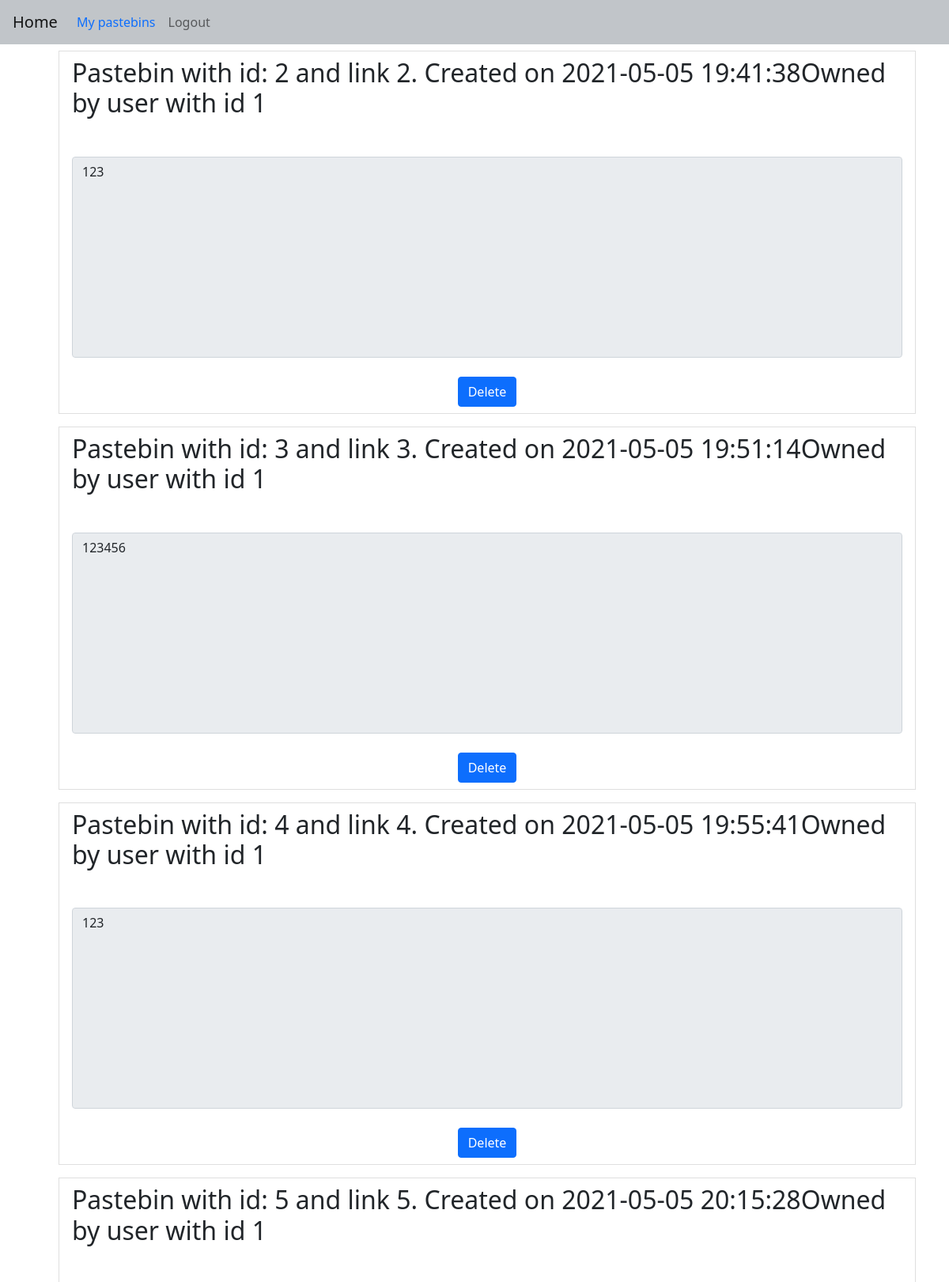
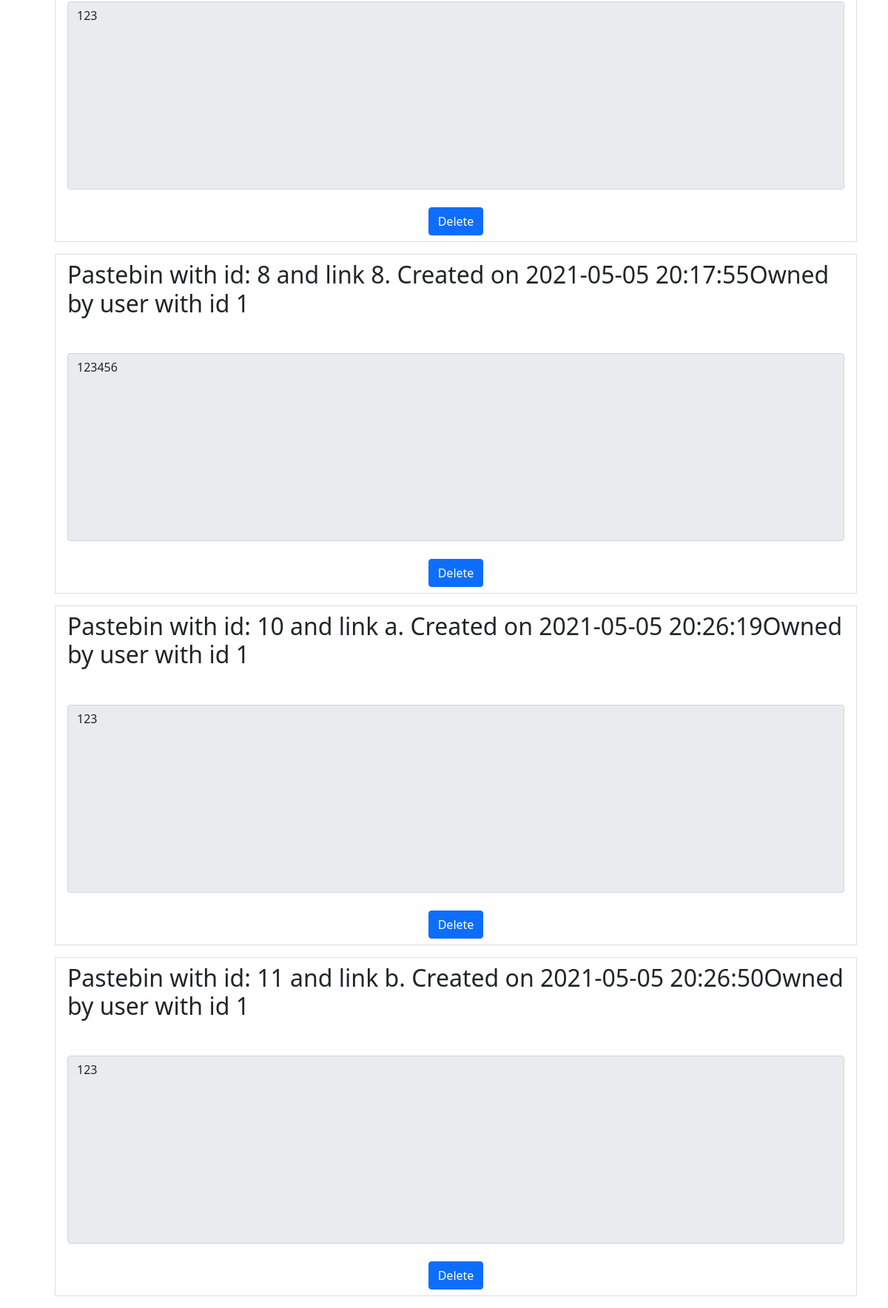
Page /user (signed in) on the committed database (2 pictures, top to bottom).
### web/models.py (models this page shows)
class Pastebin(db.Model):
    id = db.Column(db.Integer, primary_key=True)
    title = db.Column(db.String(150), default="Untitled")
    content = db.Column(db.String(6000000))
    link = db.Column(db.String(150), unique=True)
    date = db.Column(db.DateTime(timezone=True), default=func.now())
    password = db.Column(db.String(150))
    user_id = db.Column(db.Integer, db.ForeignKey("user.id"))

### web/blueprints/user_view.py (the view)
@user_view.route("/user")
@login_required
def user():
   return render_template("user.html", user=current_user)

### web/__init__.py (called while the page is built)
def create_app():
    app = Flask(__name__)
    app.config['SECRET_KEY'] = secrets.token_hex(16)
    app.config["SQLALCHEMY_DATABASE_URI"] = f"sqlite:///db/{DB_NAME}"
    app.config['SQLALCHEMY_TRACK_MODIFICATIONS'] = False
    db.init_app(app)
    from web.blueprints import views
    from web.blueprints import auth
    from web.blueprints import user_view
    app.register_blueprint(views.views, url_prefix="/")
    app.register_blueprint(auth.auth, url_prefix="/")
    app.register_blueprint(user_view.user_view, url_prefix="/")
    from .models import User, Pastebin
    create_database(app)
    login_manager = LoginManager()
    login_manager.login_view = "auth.login"
    login_manager.init_app(app)
    @login_manager.user_loader
    def load_user(id):
        return User.query.get(int(id))
    return app

### web/templates/user.html
{% extends "base.html" %}
{% block content %}
{% for pastebin in user.pastebins %}
    <ul>
      <li class="list-group-item">
        <h2>Pastebin with id: {{ pastebin.id }} and link {{ pastebin.link }}. Created on {{ pastebin.date }}Owned by user with id {{ pastebin.user_id }}</h2>
        <textarea rows="10" style="height:100%" class="form-control mt-5" readonly>{{ pastebin.content }}</textarea>
        <form method="DELETE">
          <br />
          <div align="center">
            <a href="/delete/{{ pastebin.link }}"><button class="btn btn-primary">Delete</button></a>
          </div>
        </form>
      </li>
    </ul>
      {% endfor %}
{% endblock %}

### web/static/css/style.css (style rules this page uses)
textarea { resize: none; }

### rows in the picture
Pastebin: id "2", link "2", date "2021-05-05 19:41:38", user_id "1", content "123"
Pastebin: id "3", link "3", date "2021-05-05 19:51:14", user_id "1", content "123456"
Pastebin: id "4", link "4", date "2021-05-05 19:55:41", user_id "1", content "123"
Pastebin: id "5", link "5", date "2021-05-05 20:15:28", user_id "1", content "123"
Pastebin: id "8", link "8", date "2021-05-05 20:17:55", user_id "1", content "123456"
Pastebin: id "10", link "a", date "2021-05-05 20:26:19", user_id "1", content "123"
Pastebin: id "11", link "b", date "2021-05-05 20:26:50", user_id "1", content "123"
